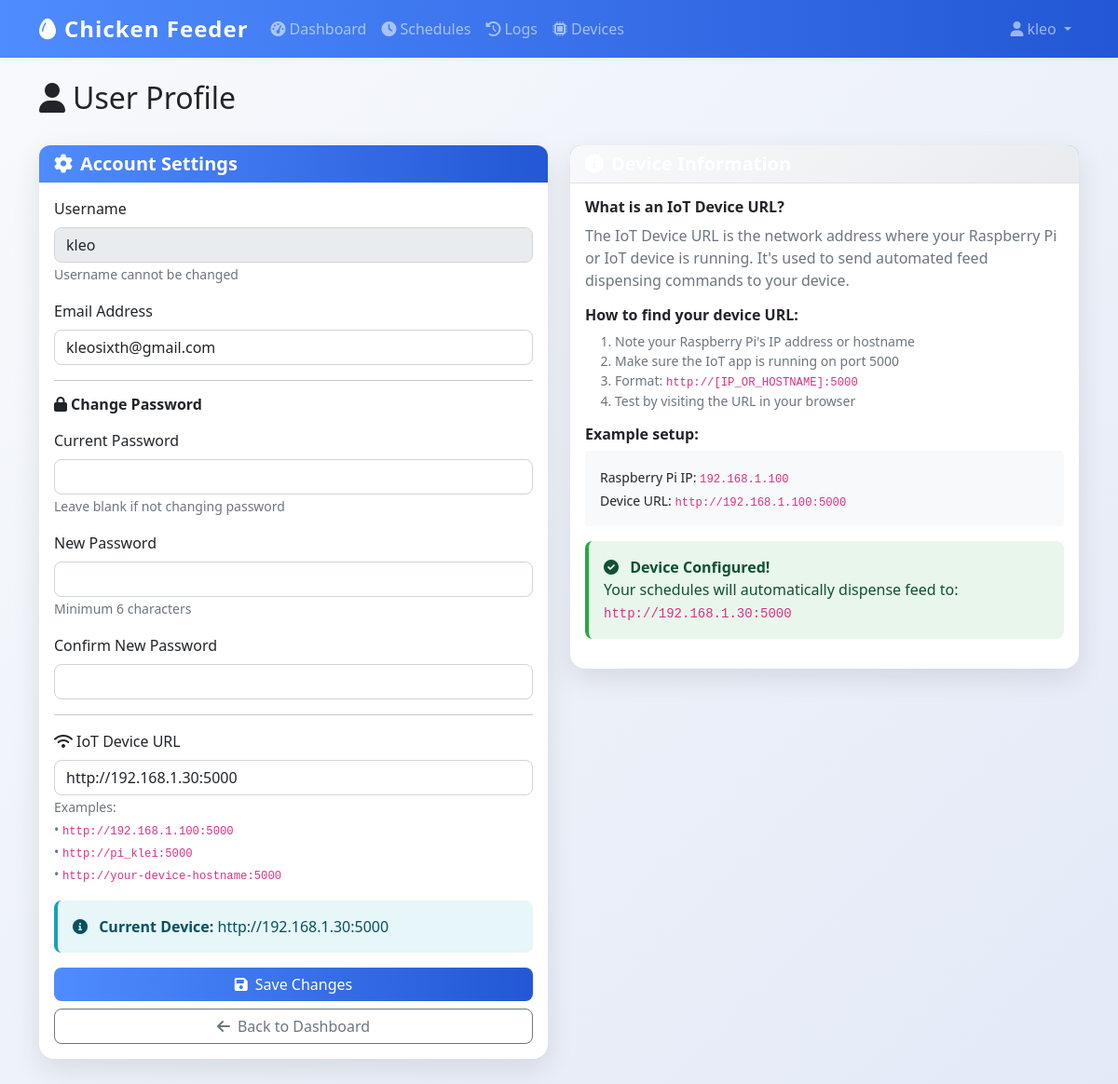
The page /profile (signed in) on the database its author committed.
### models.py (models this page shows)
class User(UserMixin, db.Model):
    id = db.Column(db.Integer, primary_key=True)
    username = db.Column(db.String(80), unique=True, nullable=False)
    email = db.Column(db.String(120), unique=True, nullable=False)
    password_hash = db.Column(db.String(120), nullable=False)
    iot_device_url = db.Column(db.String(255), nullable=True)  # e.g., 'http://192.168.1.100:5000' or 'pi_klei'
    is_admin = db.Column(db.Boolean, default=True)
    created_at = db.Column(db.DateTime, default=datetime.utcnow)

### app.py (the view, shortened to what this page needs)
@app.route('/profile', methods=['GET', 'POST'])
@login_required
def profile():
    return render_template('profile.html', user=current_user)

### app.py (called while the page is built)
@login_manager.user_loader
def load_user(user_id):
    return db.session.get(User, int(user_id))

@app.context_processor
def inject_datetime():
    return {'datetime': datetime}

### templates/profile.html (shortened to what this page needs)
{% extends "base.html" %}
{% block content %}
<div class="row mb-4">
    <div class="col">
        <h1 class="h2">
            <i class="fas fa-user me-2"></i>User Profile
        </h1>
    </div>
</div>
<div class="row">
    <div class="col-lg-6">
        <div class="card shadow">
            <div class="card-header bg-primary text-white">
                <h5 class="card-title mb-0">
                    <i class="fas fa-cog me-2"></i>Account Settings
                </h5>
            </div>
            <div class="card-body">
                <form method="POST">
                    <div class="mb-3">
                        <label for="username" class="form-label">Username</label>
                        <input type="text" class="form-control" id="username" value="{{ user.username }}" disabled>
                        <small class="text-muted">Username cannot be changed</small>
                    </div>
                    <div class="mb-3">
                        <label for="email" class="form-label">Email Address</label>
                        <input type="email" class="form-control" id="email" name="email" value="{{ user.email }}" required>
                    </div>
                    <hr>
                    <h6 class="mb-3">
                        <i class="fas fa-lock me-1"></i>Change Password
                    </h6>
                    <div class="mb-3">
                        <label for="current_password" class="form-label">Current Password</label>
                        <input type="password" class="form-control" id="current_password" name="current_password">
                        <small class="text-muted">Leave blank if not changing password</small>
                    </div>
                    <div class="mb-3">
                        <label for="new_password" class="form-label">New Password</label>
                        <input type="password" class="form-control" id="new_password" name="new_password">
                        <small class="text-muted">Minimum 6 characters</small>
                    </div>
                    <div class="mb-3">
                        <label for="confirm_password" class="form-label">Confirm New Password</label>
                        <input type="password" class="form-control" id="confirm_password" name="confirm_password">
                    </div>
                    <hr>
                    <div class="mb-3">
                        <label for="iot_device_url" class="form-label">
                            <i class="fas fa-wifi me-1"></i>IoT Device URL
                        </label>
                        <input type="text" class="form-control" id="iot_device_url" name="iot_device_url"
                               placeholder="http://192.168.1.100:5000"
                               value="{{ user.iot_device_url or '' }}">
                        <small class="form-text text-muted">
                            Examples:<br>
                            • <code>http://192.168.1.100:5000</code><br>
                            • <code>http://pi_klei:5000</code><br>
                            • <code>http://your-device-hostname:5000</code>
                        </small>
                    </div>
                    {% if user.iot_device_url %}
                    <div class="alert alert-info" role="alert">
                        <i class="fas fa-info-circle me-2"></i>
                        <strong>Current Device:</strong> {{ user.iot_device_url }}
                    </div>
                    {% else %}
                    <div class="alert alert-warning" role="alert">
                        <i class="fas fa-exclamation-triangle me-2"></i>
                        <strong>No device configured.</strong> Scheduled feeds will fail without an IoT device URL.
                    </div>
                    {% endif %}
                    <div class="d-grid gap-2">
                        <button type="submit" class="btn btn-primary">
                            <i class="fas fa-save me-2"></i>Save Changes
                        </button>
                        <a href="{{ url_for('dashboard') }}" class="btn btn-outline-secondary">
                            <i class="fas fa-arrow-left me-2"></i>Back to Dashboard
                        </a>
                    </div>
                </form>
            </div>
        </div>
    </div>
    <div class="col-lg-6">
        <div class="card shadow">
            <div class="card-header bg-info text-white">
                <h5 class="card-title mb-0">
                    <i class="fas fa-info-circle me-2"></i>Device Information
                </h5>
            </div>
            <div class="card-body">
                <div class="mb-3">
                    <h6>What is an IoT Device URL?</h6>
                    <p class="text-muted">
                        The IoT Device URL is the network address where your Raspberry Pi or IoT device is running.
                        It's used to send automated feed dispensing commands to your device.
                    </p>
                </div>
                <div class="mb-3">
                    <h6>How to find your device URL:</h6>
                    <ol class="text-muted small">
                        <li>Note your Raspberry Pi's IP address or hostname</li>
                        <li>Make sure the IoT app is running on port 5000</li>
                        <li>Format: <code>http://[IP_OR_HOSTNAME]:5000</code></li>
                        <li>Test by visiting the URL in your browser</li>
                    </ol>
                </div>
                <div class="mb-3">
                    <h6>Example setup:</h6>
                    <div class="bg-light p-3 rounded">
                        <small>
                            Raspberry Pi IP: <code>192.168.1.100</code><br>
                            Device URL: <code>http://192.168.1.100:5000</code>
                        </small>
                    </div>
                </div>
                {% if user.iot_device_url %}
                <div class="alert alert-success" role="alert">
                    <i class="fas fa-check-circle me-2"></i>
                    <strong>Device Configured!</strong><br>
                    Your schedules will automatically dispense feed to: <code>{{ user.iot_device_url }}</code>
                </div>
                {% endif %}
            </div>
        </div>
    </div>
</div>
{% endblock %}

### templates/base.html (shortened to what this page needs)
<!DOCTYPE html>
<html lang="en">
<head>
    <link href="https://cdn.jsdelivr.net/npm/bootstrap@5.1.3/dist/css/bootstrap.min.css" rel="stylesheet">
    <link href="https://cdnjs.cloudflare.com/ajax/libs/font-awesome/6.0.0/css/all.min.css" rel="stylesheet">
    <link href="{{ url_for('static', filename='css/style.css') }}" rel="stylesheet">
</head>
<body>
    {% if current_user.is_authenticated %}
    <nav class="navbar navbar-expand-lg navbar-dark bg-primary">
        <div class="container">
            <a class="navbar-brand" href="{{ url_for('dashboard') }}">
                <i class="fas fa-egg me-2"></i>Chicken Feeder
            </a>
            <div class="collapse navbar-collapse" id="navbarNav">
                <ul class="navbar-nav me-auto">
                    <li class="nav-item">
                        <a class="nav-link {% if request.endpoint == 'dashboard' %}active{% endif %}"
                           href="{{ url_for('dashboard') }}">
                            <i class="fas fa-tachometer-alt me-1"></i>Dashboard
                        </a>
                    </li>
                    <li class="nav-item">
                        <a class="nav-link {% if request.endpoint in ['schedules', 'add_schedule'] %}active{% endif %}"
                           href="{{ url_for('schedules') }}">
                            <i class="fas fa-clock me-1"></i>Schedules
                        </a>
                    </li>
                    <li class="nav-item">
                        <a class="nav-link {% if request.endpoint == 'logs' %}active{% endif %}"
                           href="{{ url_for('logs') }}">
                            <i class="fas fa-history me-1"></i>Logs
                        </a>
                    </li>
                    <li class="nav-item">
                        <a class="nav-link {% if request.endpoint in ['devices', 'add_device'] %}active{% endif %}"
                           href="{{ url_for('devices') }}">
                            <i class="fas fa-microchip me-1"></i>Devices
                        </a>
                    </li>
                </ul>
                <ul class="navbar-nav">
                    <li class="nav-item dropdown">
                        <a class="nav-link dropdown-toggle" href="#" id="navbarDropdown" role="button"
                           data-bs-toggle="dropdown">
                            <i class="fas fa-user me-1"></i>{{ current_user.username }}
                        </a>
                    </li>
                </ul>
            </div>
        </div>
    </nav>
    {% endif %}
    <main class="container mt-4 mb-5">
        {% block content %}{% endblock %}
    </main>
</body>
</html>

### static/css/style.css (style rules this page uses)
:root { --primary-color: #2c5f2d; --secondary-color: #97bc62; --success-color: #28a745; --danger-color: #dc3545; --warning-color: #ffc107; --info-color: #17a2b8; --light-color: #f8f9fa; --dark-color: #343a40; }
body { font-family: 'Segoe UI', Tahoma, Geneva, Verdana, sans-serif; background-color: #f5f7fa; }
.navbar-brand { font-weight: bold; font-size: 1.5rem; }
.navbar-nav .nav-link { font-weight: 500; transition: all 0.2s ease; }
.card { border: none; border-radius: 12px; box-shadow: 0 2px 10px rgba(0,0,0,0.08); transition: all 0.3s ease; }
.card-header { background: linear-gradient(135deg, #f8f9fa 0%, #e9ecef 100%); border-bottom: 1px solid #dee2e6; border-radius: 12px 12px 0 0 !important; font-weight: 600; }
.btn { border-radius: 8px; font-weight: 500; transition: all 0.2s ease; }
.btn-primary { background: linear-gradient(135deg, var(--primary-color) 0%, var(--secondary-color) 100%); border: none; }
.form-control, .form-select { border-radius: 8px; border: 1px solid #ced4da; transition: all 0.2s ease; }
.card.shadow { box-shadow: 0 10px 30px rgba(0,0,0,0.1) !important; }
.alert { border: none; border-radius: 8px; border-left: 4px solid; }
.alert-info { border-left-color: var(--info-color); background-color: rgba(23, 162, 184, 0.1); }
.alert-success { border-left-color: var(--success-color); background-color: rgba(40, 167, 69, 0.1); }

### templates/base.html (style rules this page uses)
body { background: linear-gradient(135deg, #f8fafc 0%, #e3e9f7 100%); min-height: 100vh; }
.navbar { box-shadow: 0 2px 8px rgba(0,0,0,0.04); }
.card { border-radius: 1rem; box-shadow: 0 4px 24px rgba(0,0,0,0.07); }
.btn-primary, .bg-primary { background: linear-gradient(90deg, #4f8cff 0%, #2357d5 100%) !important; border: none; }
.card-title, h1, h2, h3, h4, h5, h6 { font-family: 'Segoe UI', 'Roboto', 'Arial', sans-serif; font-weight: 600; }
.alert { border-radius: 0.5em; }
.navbar-brand { font-weight: bold; letter-spacing: 1px; }

### rows shown on the page
User: username "kleo", email "kleosixth@gmail.com", iot_device_url "http://192.168.1.30:5000"
